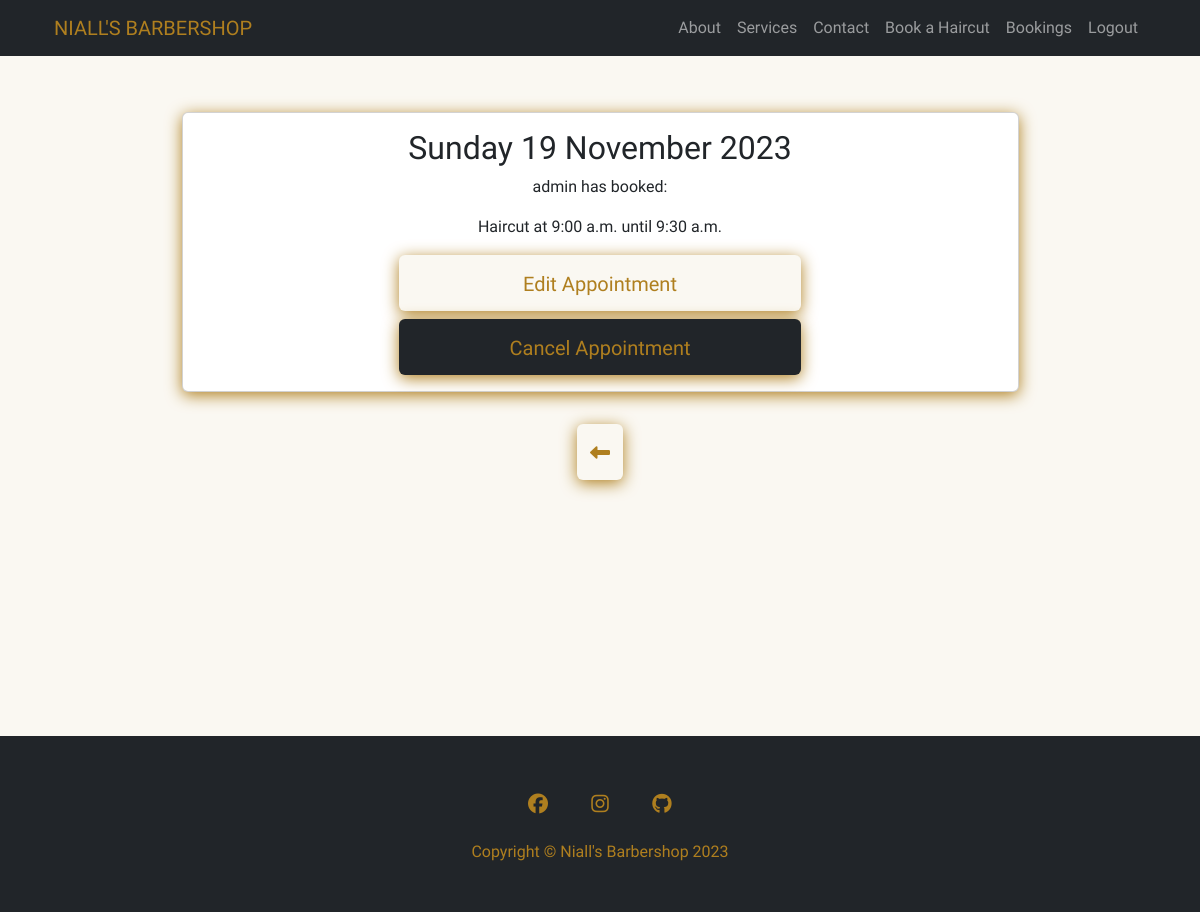
/booking/39/ (signed in), run on the app's committed database.
### booking_system/models.py (models this page shows, shortened)
class Booking(models.Model):
    username = models.ForeignKey(User, on_delete=models.CASCADE,
                                 related_name='username_booking')
    date_of_booking = models.DateField()
    service_name = models.ForeignKey(Services, on_delete=models.CASCADE,
                                     related_name='service_name_booking')
    start_time = models.TimeField(choices=BOOKING_TIME)
    end_time = models.TimeField(editable=False, blank=True, null=True)
    confirmed = models.BooleanField(default=False)
    class Meta:
        ordering = ['date_of_booking', 'start_time']

class Services(models.Model):
    service_name = models.CharField(max_length=250)
    session_length = models.DurationField()
    cost = models.DecimalField(max_digits=8, decimal_places=2)
    def __str__(self):
        return self.service_name

### booking_system/views.py (the view)
# urls.py: path('booking/<int:pk>/', views.BookingDetailView.as_view(),
class BookingDetailView(LoginRequiredMixin, UserPassesTestMixin, DetailView):
    model = Booking
    def test_func(self):
        booking = self.get_object()
        return (self.request.user == booking.username or
                self.request.user.is_superuser)

### booking_system/templates/booking_system/booking_detail.html (shortened to what this page needs)
{% extends "base.html" %} {% block content %} {% load account %}
<div class="container mt-5">
  <div class="d-flex justify-content-center push-down">
    <div class="card gold-shadow p-3 m-3 text-center w-75">
      <h2>{{ booking.date_of_booking|date:"l j F Y" }}</h2>
      {% if user.is_superuser %}
      <p>{{ booking.username }} has booked:</p>
      {% endif %}
      <p>
        {{ booking.service_name }} at {{ booking.start_time|date:"g:i a" }} until
        {{ booking.end_time }}
      </p>
      <div class="d-grid gap-2 col-6 mx-auto">
         <a
          href="{% url 'booking-update' booking.id %}"
          class="btn custom-button-light-gold pt-3"
          type="button"
          ><h5>Edit Appointment</h5></a
        >
        <a
          href="{%  url 'booking-delete' booking.id  %}"
          class="btn custom-button-dark-gold pt-3 light-text"
          type="button"
          ><h5>Cancel Appointment</h5></a
        >
      </div>
    </div>
  </div>
  <a
    href="{% url 'booking-home' %}"
    class="link-underline link-underline-opacity-0 push-down"
  >
    <div class="d-flex justify-content-center p-3">
      <button
        class="btn custom-button-light-gold pt-3 haircut-hover"
        type="button"
      >
        <h5><i class="fa-solid fa-left-long"></i></h5>
      </button>
    </div>
  </a>
</div>
{% endblock %}

### static/css/style.css (style rules this page uses)
:root { --clr-gold: #af7f1f; --clr-light: #faf8f2; --clr-dark: #212529; }
body { font-family: 'Tenor Sans', sans-serif; background-color: var(--clr-light); }
h1, h2, h3, h4, h5 { font-family: 'Sancreek', serif; }
.light-text { color: var(--clr-light); }
.custom-button-dark-gold { transition: .5s ease-in-out; background-color: var(--clr-dark); color: var(--clr-gold); box-shadow: 0 0.2rem 1rem var(--clr-gold); }
.custom-button-light-gold { transition: .5s ease-in-out; background-color: var(--clr-light); color: var(--clr-gold); box-shadow: 0 0.2rem 1rem var(--clr-gold); }
.gold-shadow { box-shadow: 0 0.2rem 1rem var(--clr-gold); }
.push-down { position: relative; top: 3rem; }
.haircut-hover { transition: .5s ease-in-out; text-decoration: none; box-shadow: 0 0.2rem 1rem var(--clr-gold); }

### data on the page
Booking: date_of_booking "Sunday 19 November 2023", username "admin", service_name "Haircut", start_time "9:00 a.m.", end_time "9:30 a.m."
